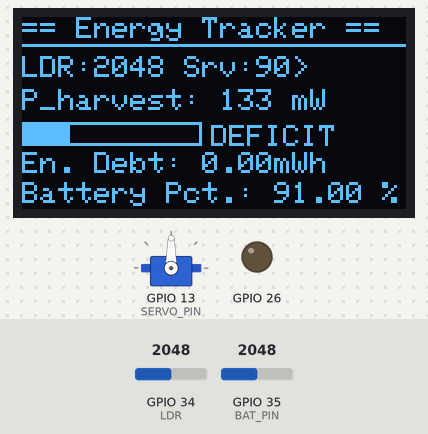
Bench run of a sketch on a simulated ESP32. Shown: servo, 128×64 one-colour display, output pins drawn as LEDs (lit = HIGH). Inputs (shaded band) come from the test bench; at power-on: GPIO 34 (LDR) = 2048, GPIO 35 (BAT_PIN) = 2048. WiFi joins after 1.5 s; servers stay silent unless stated; uploads are accepted with an empty reply; what the sketch prints to the serial monitor is not drawn.

Above: at 4.7 s.
4.8 s: GPIO 34 (LDR) set to 2111
At 9.1 s:
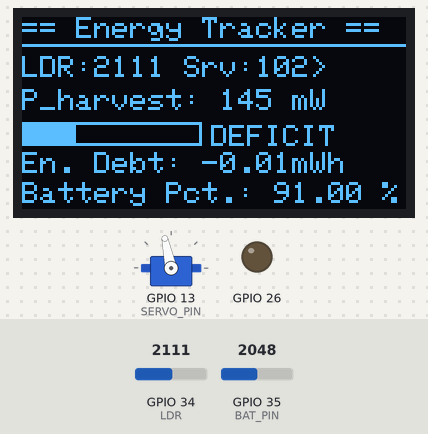
9.3 s: GPIO 34 (LDR) set to 2197
At 10.6 s:
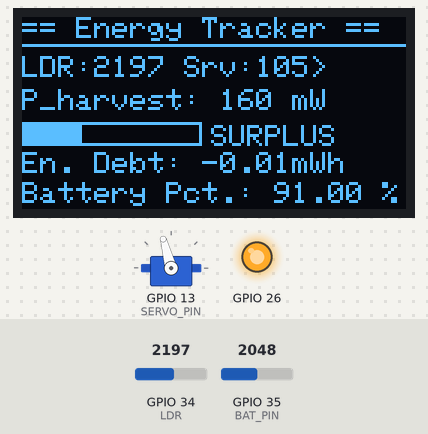
13.8 s: GPIO 34 (LDR) set to 2730
At 16.8 s:
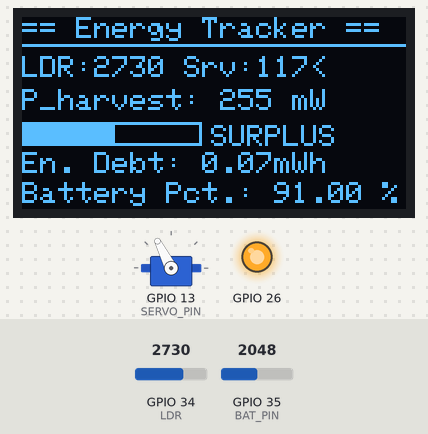
18.3 s: GPIO 34 (LDR) set to 2855
At 20.1 s:
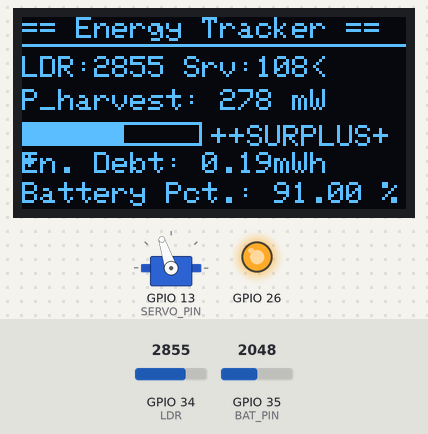
22.8 s: GPIO 35 (BAT_PIN) set to 2190
At 24.1 s:
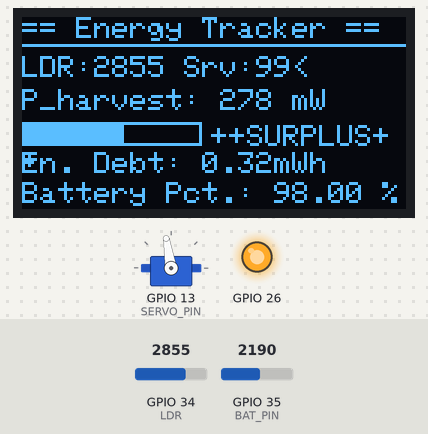
27.3 s: GPIO 35 (BAT_PIN) set to 2110
At 39.6 s:
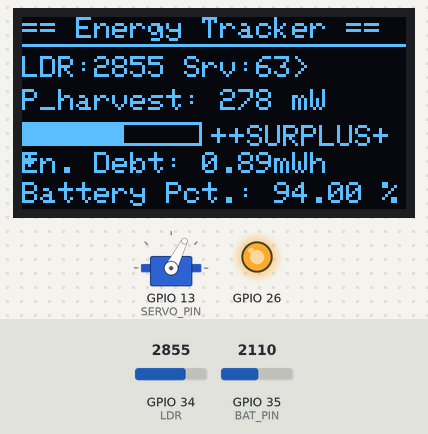
Timing chart, 0 to 41.8 s (numbered marks = the images above; inputs shaded):
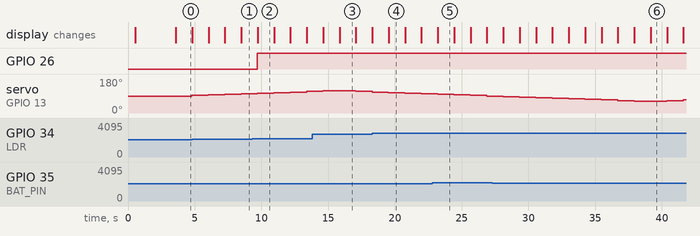

The sketch:

EnergyHackDraftWiFiDashboard.ino
```cpp
// ─────────────────────────────────────────────────────────────────
//  Solar Energy Debt Tracker — LDR + SSD1306 OLED + Servo Tracker
//  ESP32 DevKit v1  |  WiFi → PHP Dashboard Edition
//
//  Libraries required (Arduino IDE > Library Manager):
//    - Adafruit SSD1306
//    - Adafruit GFX Library
//    - ESP32Servo
//    - WiFi (built-in ESP32 core)
//    - HTTPClient (built-in ESP32 core)
//
//  Wiring:
//    LDR pin 1     ──► 3.3V
//    LDR pin 2     ──► GPIO34  +  10kΩ resistor to GND  (voltage divider)
//    BAT sensor    ──► GPIO35  (voltage divider: Vin→100kΩ→GPIO35→10kΩ→GND)
//    OLED VCC      ──► 3.3V
//    OLED GND      ──► GND
//    OLED SDA      ──► GPIO21
//    OLED SCL      ──► GPIO22
//    Servo signal  ──► GPIO13
//    Servo VCC     ──► 5V (use external supply if servo causes resets)
//    Servo GND     ──► GND (shared with ESP32)
//    LED           ──► GPIO26 → 330Ω → GND
// ─────────────────────────────────────────────────────────────────

#include <Wire.h>
#include <Adafruit_GFX.h>
#include <Adafruit_SSD1306.h>
#include <ESP32Servo.h>
#include <WiFi.h>
#include <HTTPClient.h>

// ── WiFi & Server ─────────────────────────────────────────────────
#define WIFI_SSID     "SolarTrack"
#define WIFI_PASSWORD "solartracker123"
const char* API_URL = "http://192.168.4.5/EnergyHackathonS2026/solar_receiver.php";

// ── OLED ──────────────────────────────────────────────────────────
#define SCREEN_WIDTH  128
#define SCREEN_HEIGHT  64
#define OLED_RESET     -1
#define OLED_ADDRESS 0x3C

Adafruit_SSD1306 display(SCREEN_WIDTH, SCREEN_HEIGHT, &Wire, OLED_RESET);

// ── LDR ───────────────────────────────────────────────────────────
int LDR = 34;
int input_val_LDR = 0;

// ── Voltage Sensor ────────────────────────────────────────────────
int BAT_PIN = 35;
float v_batt = 0.0;
float soc    = 0.0;

// ── Energy Debt ───────────────────────────────────────────────────
float e_debt = 0.0;
unsigned long last_time = 0;

// ── State thresholds ──────────────────────────────────────────────
#define SURPLUS_THRESHOLD  2800
#define DEFICIT_THRESHOLD  2150

// ── Simulated max harvest power (mW) ─────────────────────────────
#define MAX_HARVEST_MW 500

// ── Servo tracker ─────────────────────────────────────────────────
#define SERVO_PIN              13
#define SERVO_CENTER           90
#define SERVO_HALF_ARC         27
#define SERVO_MIN_DEG          (SERVO_CENTER - SERVO_HALF_ARC)  // 63°
#define SERVO_MAX_DEG          (SERVO_CENTER + SERVO_HALF_ARC)  // 117°
#define SERVO_STEP             3
#define LDR_NOISE_FLOOR        30
#define SETTLE_THRESHOLD       2800
#define FAST_STEP_MS           40
#define SLOW_STEP_MS           300

Servo tracker;
int  servo_pos   = SERVO_CENTER;
int  servo_dir   = 1;
int  prev_ldr    = 0;
unsigned long last_step_time = 0;

// ── WiFi helpers ──────────────────────────────────────────────────
void connectWiFi() {
  if (WiFi.status() == WL_CONNECTED) return;
  Serial.print("Connecting to WiFi");
  WiFi.mode(WIFI_STA);
  WiFi.begin(WIFI_SSID, WIFI_PASSWORD);
  int attempts = 0;
  while (WiFi.status() != WL_CONNECTED && attempts < 40) {
    delay(250);
    Serial.print(".");
    attempts++;
  }
  if (WiFi.status() == WL_CONNECTED) {
    Serial.println("\nWiFi connected. IP: " + WiFi.localIP().toString());
  } else {
    Serial.println("\nWiFi failed — continuing offline.");
  }
}

void postToDashboard(int ldr, int p_harvest, float e_debt_val,
                     float voltage, float soc_val,
                     int srv_pos, int srv_dir, const char* state) {
  if (WiFi.status() != WL_CONNECTED) return;
  HTTPClient http;
  http.begin(API_URL);
  http.addHeader("Content-Type", "application/x-www-form-urlencoded");

  String payload = "ldr="      + String(ldr)
                 + "&p_harvest=" + String(p_harvest)
                 + "&e_debt="    + String(e_debt_val, 3)
                 + "&v_batt="    + String(voltage, 2)
                 + "&soc="       + String(soc_val, 1)
                 + "&servo_pos=" + String(srv_pos)
                 + "&servo_dir=" + String(srv_dir)
                 + "&state="     + String(state);

  int httpCode = http.POST(payload);
  if (httpCode != HTTP_CODE_OK) {
    Serial.print("POST error: ");
    Serial.println(httpCode);
  }
  http.end();
}

// ── Chase step ────────────────────────────────────────────────────
void runChaseStep(int current_ldr) {
  unsigned long step_interval = (current_ldr >= SETTLE_THRESHOLD) ? SLOW_STEP_MS : FAST_STEP_MS;
  if (millis() - last_step_time < step_interval) return;
  last_step_time = millis();

  if (prev_ldr - current_ldr > LDR_NOISE_FLOOR) {
    servo_dir = -servo_dir;
  }

  int next_pos = servo_pos + (servo_dir * SERVO_STEP);

  if (next_pos > SERVO_MAX_DEG) {
    next_pos  = SERVO_MAX_DEG;
    servo_dir = -1;
  } else if (next_pos < SERVO_MIN_DEG) {
    next_pos  = SERVO_MIN_DEG;
    servo_dir = 1;
  }

  tracker.write(next_pos);
  servo_pos = next_pos;
  prev_ldr  = current_ldr;
}

// ── Setup ─────────────────────────────────────────────────────────
void setup() {
  Serial.begin(115200);
  analogSetAttenuation(ADC_11db);
  pinMode(26, OUTPUT);

  tracker.attach(SERVO_PIN, 500, 2400);
  tracker.write(SERVO_CENTER);
  delay(500);

  if (!display.begin(SSD1306_SWITCHCAPVCC, OLED_ADDRESS)) {
    Serial.println("SSD1306 not found — check wiring & I2C address");
    while (true);
  }

  display.clearDisplay();
  display.setTextColor(SSD1306_WHITE);
  display.setTextSize(1);
  display.setCursor(20, 20);
  display.println("Energy Tracker");
  display.setCursor(30, 35);
  display.println("Starting...");
  display.display();

  connectWiFi();

  delay(1500);
  last_time      = millis();
  prev_ldr       = analogRead(LDR);
  last_step_time = millis();
}

// ── Loop ──────────────────────────────────────────────────────────
void loop() {

  // 1. Read sensors
  input_val_LDR = analogRead(LDR);
  v_batt = analogRead(BAT_PIN) * (3.3 / 4095.0) * 5.0;
  soc = map(v_batt * 100, 000, 900, 0, 100);
  soc = constrain(soc, 0, 100);

  // 2. Servo chase
  runChaseStep(input_val_LDR);

  // 3. Harvest power
  int p_harvest = map(input_val_LDR, 1300, 4095, 0, MAX_HARVEST_MW);
  p_harvest = constrain(p_harvest, 0, MAX_HARVEST_MW);

  // 4. Energy debt
  float p_load = 150.0;
  float delta_p = p_harvest - p_load;
  unsigned long now = millis();
  float dt_hours = (now - last_time) / 3600000.0;
  e_debt += delta_p * dt_hours;
  last_time = now;

  // 5. Determine state
  const char* state;
  if (input_val_LDR >= SURPLUS_THRESHOLD) {
    state = "SURPLUS_PLUS";   // maps to ++SURPLUS++ (no ++ in URL encoding)
  } else if (input_val_LDR <= DEFICIT_THRESHOLD) {
    state = "DEFICIT";
  } else {
    state = "SURPLUS";
  }

  // 6. Serial output
  Serial.print("LDR: ");        Serial.print(input_val_LDR);
  Serial.print("  P_harvest: "); Serial.print(p_harvest);
  Serial.print(" mW  Voltage: "); Serial.print(v_batt);
  Serial.print("  Servo: ");     Serial.print(servo_pos);
  Serial.print(servo_dir > 0 ? "> " : "< ");
  Serial.println(state);

  // 7. LED
  if (strcmp(state, "DEFICIT") == 0) {
    digitalWrite(26, LOW);
  } else {
    digitalWrite(26, HIGH);
  }

  // 8. OLED
  display.clearDisplay();

  display.setTextSize(1);
  display.setCursor(0, 0);
  display.println("== Energy Tracker ==");
  display.drawLine(0, 9, 127, 9, SSD1306_WHITE);

  display.setCursor(0, 13);
  display.print("LDR:");
  display.print(input_val_LDR);
  display.print(" Srv:");
  display.print(servo_pos);
  display.print(servo_dir > 0 ? ">" : "<");

  display.setCursor(0, 24);
  display.print("P_harvest: ");
  display.print(p_harvest);
  display.println(" mW");

  int barWidth = map(p_harvest, 0, MAX_HARVEST_MW, 0, 60);
  display.drawRect(0, 35, 60, 8, SSD1306_WHITE);
  display.fillRect(1, 36, barWidth, 6, SSD1306_WHITE);
  display.setCursor(63, 36);

  // Display-friendly state label
  if (strcmp(state, "SURPLUS_PLUS") == 0) display.println("++SURPLUS++");
  else display.println(state);

  display.setCursor(0, 45);
  display.print("En. Debt: ");
  display.print(e_debt);
  display.println("mWh");

  display.setCursor(0, 55);
  display.print("Battery Pct.: ");
  display.print(soc);
  display.println(" %");

  display.display();

  // 9. POST to dashboard (non-blocking — runs every loop cycle ~1s)
  connectWiFi();
  postToDashboard(input_val_LDR, p_harvest, e_debt,
                  v_batt, soc, servo_pos, servo_dir, state);

  delay(1000);
}
```

Measured:
- the behaviour switches between 2150 and 2151 on GPIO 34 (LDR) (found by bisection; images 1 and 2)
- the behaviour switches between 2799 and 2800 on GPIO 34 (LDR) (found by bisection; images 3 and 4)
- after the input at 9.3 s, GPIO 26: LOW → HIGH after 0.39 s; the display: changes after 0.42 s (image 2)
- after the input at 18.3 s, the display: first differs from a run without the input after 1.2 s (image 4)
- what the display in image 2 shows lasts 1.2 s, from 9.7 s to 10.9 s
